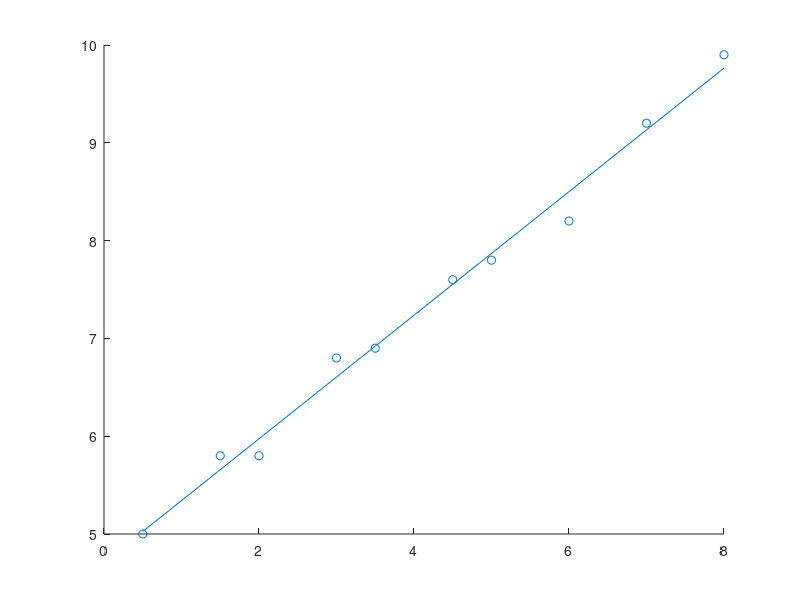

Write the MATLAB code that produced this figure.
xi = [0.5,1.5,2,3,3.5,4.5,5,6,7,8];
fi = [5,5.8,5.8,6.8,6.9,7.6,7.8,8.2,9.2,9.9];
scatter(xi,fi);
hold on
p = polyfit(xi,fi,1)
a = p(1); % Slope
b = p(2); % Intercept
p = [a,b];
x = [0.5,8];
plot(x,polyval(p,x))
error = norm(fi - polyval(p,xi))
polyval(p,4)

